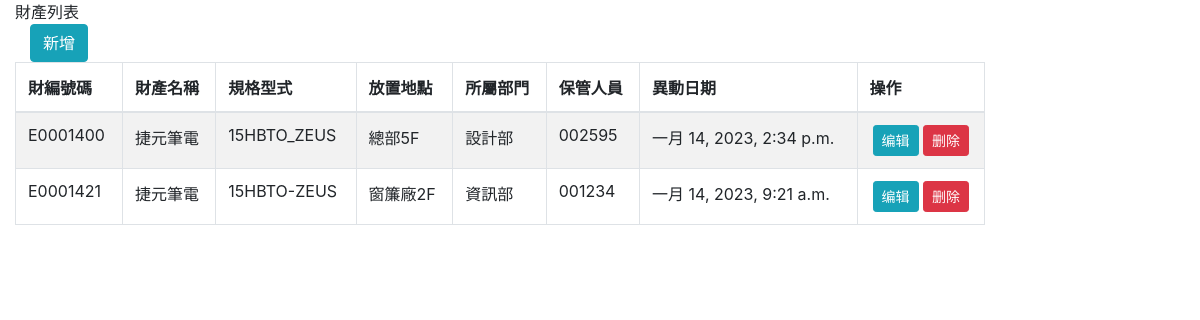
The app's page /ast_list/, older data.
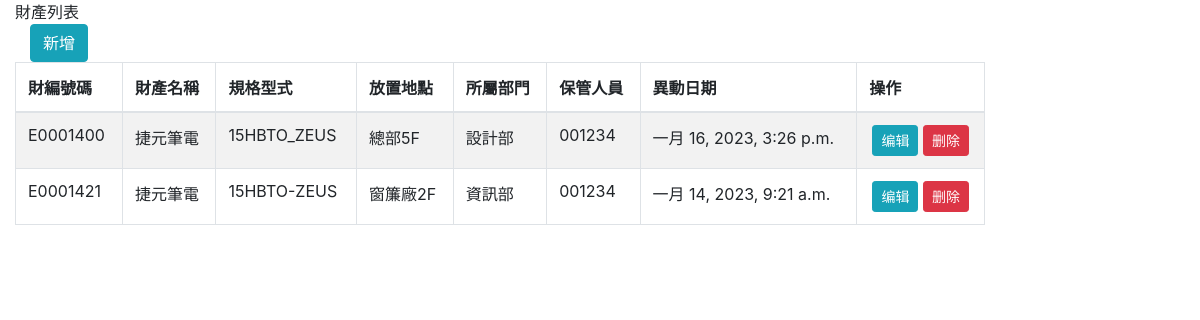
The same page, newer data.
### web_app/models.py (models this page shows, shortened)
class AssetBasic(models.Model):
    no = models.CharField('資產編號',max_length=32)
    form = models.CharField('資產類別',max_length=32,null=True,blank=True)
    name = models.CharField('名稱',max_length=32,null=True,blank=True)
    style = models.CharField('規格',max_length=32,null=True,blank=True)
    nums = models.CharField('數量',max_length=32,null=True,blank=True)
    put_place = models.CharField('放置地點',max_length=32)
    price = models.CharField('財產價值',max_length=32,null=True,blank=True)
    dept = models.CharField('財產部門',max_length=32)
    syid = models.CharField('員編(保管人)',max_length=32)
    buydate = models.DateTimeField('購置日期',null=True,blank=True)
    chgdate = models.DateTimeField('異動日期')
    memo = models.CharField('備註',max_length=32,null=True,blank=True)
    class Meta:
        verbose_name = '資產基本檔'
        verbose_name_plural = '資產基本檔'

### web_app/views.py (the view)
# urls.py: url(r'^ast_list/',views.Asset_list),
def Asset_list(request):
    assetitem = AssetBasic.objects.all()
    return render(request,'asset_list.html',{'ast_list':assetitem})

### templates/asset_list.html (shortened to what this page needs)
<html lang="en" dir="ltr">
<head>
    {% load static %}
    <link rel="stylesheet" type="text/css" href="{% static 'bootstrap/bootstrap.min.css' %}">
</head>
<body>
    <div class="col-md-10">
            <div class="content-box-large">
                <div class="panel-heading">
                    <div class="panel-title">財產列表</div>
                </div>
                <div class="col-md-3 col-sm-6 pull-right add-btn">
                    <a href="/add_publisher/" class="btn btn-info pull-right">新增
                    </a>
                </div>
                <div class="panel-body">
                    <table cellpadding="0" cellspacing="0" border="0" class="table table-striped table-bordered" id="example">
                        <thead>
                        <tr>
                            <th>財編號碼</th>
                            <th>財產名稱</th>
                            <th>規格型式</th>
                            <th>放置地點</th>
                            <th>所屬部門</th>
                            <th>保管人員</th>
                            <th>異動日期</th>
                            <th>操作</th>
                        </tr>
                        </thead>
                        <tbody>
                        {% for ast in ast_list %}
                        <tr>
                            <td>{{ ast.no }}</td>
                            <td>{{ ast.name }}</td>
                            <td>{{ ast.style }}</td>
                            <td>{{ ast.put_place }}</td>
                            <td>{{ ast.dept }}</td>
                            <td>{{ ast.syid }}</td>
                            <td>{{ ast.chgdate }}</td>
                            <td class="text-center">
                                <a class="btn btn-info btn-sm" href="/ast_edit/?no={{ ast.no }}">
                                    编辑
                                </a>
                                <a class="btn btn-danger btn-sm" href="/drop_ast/?no={{ ast.no }}">
                                    删除
                                </a>
                            </td>
                        </tr>
                        {% endfor %}
                        </tbody>
                    </table>
                </div>
            </div>
        </div>
</body>
</html>

Row changes from the older to the newer data that the page shows:
changed AssetBasic "15HBTO_ZEUS": syid "002595" → "001234"; chgdate "一月 14, 2023, 2:34 p.m." → "一月 16, 2023, 3:26 p.m."
